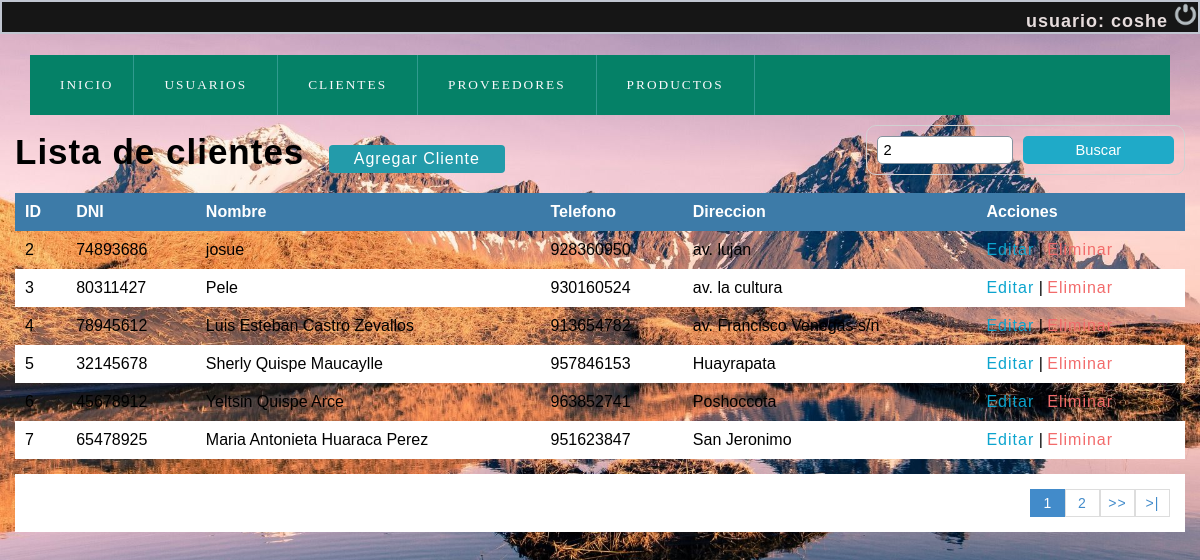
Page /olvidocontraseña/buscar_cliente.php?busqueda=2 (signed in) on the committed database.
### tables this page shows
CREATE TABLE `users` (
  `id` int(11) NOT NULL,
  `first_name` varchar(100) NOT NULL,
  `last_name` varchar(100) NOT NULL,
  `email` varchar(100) NOT NULL,
  `password` varchar(255) NOT NULL,
  `phone` varchar(15) NOT NULL,
  `forgot_pass_identity` varchar(32) NOT NULL,
  `created` datetime NOT NULL,
  `modified` datetime NOT NULL,
  `status` enum('1','0') NOT NULL DEFAULT '1'
);

CREATE TABLE `cliente` (
  `idcliente` int(11) NOT NULL,
  `nit` int(11) DEFAULT NULL,
  `nombre` varchar(80) DEFAULT NULL,
  `telefono` int(11) DEFAULT NULL,
  `direccion` text DEFAULT NULL,
  `dateadd` datetime NOT NULL DEFAULT current_timestamp()
);

### olvidocontraseña/user.php (called while the page is built, shortened)
<?php
class User{
    private $dbHost     = "localhost";
    private $dbUsername = "root";
    private $dbPassword = "12345678";
    private $dbName     = "logtest";
    private $port = 3360;
    private $userTbl    = "users";
    public function __construct(){
        if(!isset($this->db)){
            $conn = new mysqli($this->dbHost, $this->dbUsername, $this->dbPassword, $this->dbName,$this->port);
            if($conn->connect_error){
                die("Failed to connect with MySQL: " . $conn->connect_error);
            }else{
                $this->db = $conn;
            }
        }
    }
    public function getRows($conditions = array()){
        $sql = 'SELECT ';
        $sql .= array_key_exists("select",$conditions)?$conditions['select']:'*';
        $sql .= ' FROM '.$this->userTbl;
        if(array_key_exists("where",$conditions)){
            $sql .= ' WHERE ';
            $i = 0;
            foreach($conditions['where'] as $key => $value){
                $pre = ($i > 0)?' AND ':'';
                $sql .= $pre.$key." = '".$value."'";
                $i++;
            }
        }
        $result = $this->db->query($sql);
        if(array_key_exists("return_type",$conditions) && $conditions['return_type'] != 'all'){
            switch($conditions['return_type']){
                case 'single':
                    $data = $result->fetch_assoc();
                    break;
            }
        }else{
            if($result->num_rows > 0){
                while($row = $result->fetch_assoc()){
                    $data[] = $row;
                }
            }
        }
        return !empty($data)?$data:false;
    }
}

### olvidocontraseña/buscar_cliente.php (the view, shortened to what this page needs)
<?php
	include "conexion.php";
 ?>
<!DOCTYPE html>
<html lang="en">
<head>
	<?php include "scripts.php"; ?>
</head>
<body>
	<?php include "index2.php"; ?>
	<section id="container">
		<?php
			$busqueda = strtolower($_REQUEST['busqueda']);
		 ?>
		<h1>Lista de clientes</h1>
		<a href="registro_cliente.php" class="btn_new">Agregar Cliente</a>
		<form action="buscar_cliente.php" method="get" class="form_search">
			<input type="text" name="busqueda" id="busqueda" placeholder="Buscar" value="<?php echo $busqueda; ?>">
			<input type="submit" value="Buscar" class="btn_search">
		</form>
		<table>
			<tr>
				<th>ID</th>
				<th>DNI</th>
				<th>Nombre</th>
				<th>Telefono</th>
				<th>Direccion</th>
				<th>Acciones</th>
			</tr>
		<?php
			$sql_registe = mysqli_query($conection,"SELECT COUNT(*) as total_registro FROM cliente
																WHERE ( idcliente LIKE '%$busqueda%' OR
																		nit LIKE '%$busqueda%' OR
																		nombre LIKE '%$busqueda%' OR
																		telefono LIKE '%$busqueda%')");
			$result_register = mysqli_fetch_array($sql_registe);
			$total_registro = $result_register['total_registro'];
			$por_pagina = 5;
			if(empty($_GET['pagina']))
			{
				$pagina = 1;
			}else{
				$pagina = $_GET['pagina'];
			}
			$total_paginas = ceil($total_registro / $por_pagina);
			$query = mysqli_query($conection,"SELECT * FROM cliente	WHERE
										( idcliente LIKE '%$busqueda%' OR
											nit LIKE '%$busqueda%' OR
											nombre LIKE '%$busqueda%' OR
											telefono LIKE '%$busqueda%' OR
											direccion  LIKE  '%$busqueda%' )");
			$result = mysqli_num_rows($query);
			if($result > 0){
				while ($data = mysqli_fetch_array($query)) {
			?>
				<tr>
					<td><?php echo $data["idcliente"]; ?></td>
					<td><?php echo $data["nit"]; ?></td>
					<td><?php echo $data["nombre"]; ?></td>
					<td><?php echo $data["telefono"]; ?></td>
					<td><?php echo $data['direccion'] ?></td>
					<td>
						<a class="link_edit" href="editar_cliente.php?id=<?php echo $data["idcliente"]; ?>">Editar</a>
					<?php if($data["idcliente"] != 1){ ?>
						|
						<a class="link_delete" href="eliminar_confirmar_cliente.php?id=<?php echo $data["idcliente"]; ?>">Eliminar</a>
					<?php } ?>
					</td>
				</tr>
		<?php
				}
			}
		 ?>
		</table>
<?php
	if($total_registro != 0)
	{
 ?>
		<div class="paginador">
			<ul>
			<?php
				for ($i=1; $i <= $total_paginas; $i++) {
					if($i == $pagina)
					{
						echo '<li class="pageSelected">'.$i.'</li>';
					}else{
						echo '<li><a href="?pagina='.$i.'&busqueda='.$busqueda.'">'.$i.'</a></li>';
					}
				}
				if($pagina != $total_paginas)
				{
			 ?>
				<li><a href="?pagina=<?php echo $pagina + 1; ?>&busqueda=<?php echo $busqueda; ?>">>></a></li>
				<li><a href="?pagina=<?php echo $total_paginas; ?>&busqueda=<?php echo $busqueda; ?> ">>|</a></li>
			<?php } ?>
			</ul>
		</div>
<?php } ?>
	</section>
</body>
</html>

### olvidocontraseña/index2.php (shortened to what this page needs)
<?php
$sessData = !empty($_SESSION['sessData'])?$_SESSION['sessData']:'';
?>
<!DOCTYPE html>
<html>
<head>
    <link rel="stylesheet" href="css/estilo.css">
</head>
<body>
<div class="caja" id="jo">
        <?php
			if(!empty($sessData['userLoggedIn']) && !empty($sessData['userID'])){
				include 'user.php';
				$user = new User();
				$conditions['where'] = array(
					'id' => $sessData['userID'],
				);
				$conditions['return_type'] = 'single';
				$userData = $user->getRows($conditions);
        ?>
        <h4>usuario: <?php echo $userData['first_name']; ?></h2>
        <a href="cuentausuario.php?logoutSubmit=1"><img class="close" src="IMG/salir.png" alt="Salir del sistema" title="Salir"></a>
        <?php } ?>
	</div>
    <header>
        <nav>
            <ul>
                <li><a href="index2.php"><span class="icon-home"></span>INICIO</a></li>
                <li class="submenu">
                    <a href="#"><span class="icon-library"></span>Usuarios<span class="despegable icon-circle-down"></span></a>
                </li>
                <li class="submenu">
                    <a href="#"><span class="icon-library"></span>Clientes<span class="despegable icon-circle-down"></span></a>
                <li class="submenu">
                    <a href="#"><span class="icon-library"></span>Proveedores<span class="despegable icon-circle-down"></span></a>
               <li class="submenu">
                    <a href="#"><span class="icon-library"></span>Productos<span class="despegable icon-circle-down"></span></a>
                    </ul>
        </nav>
    </header>
</body>
</html>

### olvidocontraseña/css/style.css (style rules this page uses)
* { margin: 0; padding: 0; box-sizing: border-box; }
body { background: #ededed; }
h1, h2, h3, h4, h5, h6 { font-family: 'arial'; font-weight: bold; letter-spacing: 1px; }
h1 { font-size: 26px; }
h4 { font-size: 16px; }
a { text-decoration: none; font-family: arial; letter-spacing: 1px; }
header { position: fixed; width: 100%; }
.close { width: 25px; height: 25px; }
nav ul { background: #058167; list-style: none; display: -webkit-flex; display: -moz-flex; display: -ms-flex; display: -o-flex; display: flex; justify-content: left; align-items: center; }
nav ul > li a { position: relative; }
nav a { color: #FFF; display: block; font-size: 10pt; font-family: 'GothamBook'; padding: 15px 30px; text-transform: uppercase; letter-spacing: 2px; transition: background .5s; border-right: 1px solid #319B8F; }
#container { padding: 90px 15px 15px; }
form { background: #FFF; margin: auto; padding: 20px 50px; border: 1px solid #d1d1d1; }
input,select { display: block; width: 100%; font-size: 11pt; padding: 5px; border: 1px solid #85929e; border-radius: 5px; }
#container h1 { font-size: 35px; display: inline-block; }
.btn_new { display: inline-block; background: #239baa; color: #FFF; padding: 5px 25px; border-radius: 4px; margin: 20px; }
table { border-collapse: collapse; font-size: 12pt; font-family: 'arial'; width: 100%; }
table th { text-align: left; padding: 10px; background: #3d7ba8; color: #FFF; }
table tr:nth-child(odd) { background: #FFF; }
table td { padding: 10px; }
.link_edit { color: #0ca4ce; }
.link_delete { color: #f26b6b; }
.paginador ul { padding: 15px; list-style: none; background: #FFF; margin-top: 15px; display: -webkit-flex; display: -moz-flex; display: -ms-flex; display: -o-flex; display: flex; justify-content: flex-end; }
.paginador a, .pageSelected { color: #428bca; border: 1px solid #ddd; padding: 5px; display: inline-block; font-size: 14px; text-align: center; width: 35px; }
.pageSelected { color: #FFF; background: #428bca; border: 1px solid #428bca; }
.form_search { display: -webkit-flex; display: -moz-flex; display: -ms-flex; display: -o-flex; display: flex; float: right; background: initial; padding: 10px; border-radius: 10px; }
.form_search .btn_search { background: #1faac8; color: #FFF; padding: 0 20px; border: 0; cursor: pointer; margin-left: 10px; }

### olvidocontraseña/css/estilo.css (style rules this page uses)
body { margin: 0; font-family: sans-serif; background-image:url(IMG/fondo.jpg); width: 100%; height:100%vh; background-size: cover; }
header { width: 100%; }
header nav { background: rgb(12, 63, 44); z-index: 1250; max-width: 1250px; width: 95%; margin: 20px auto; }
header nav ul { list-style: none; }
header nav ul li { display: inline-block; position: relative; }
header nav ul li a { color:rgb(250, 249, 252); display: block; text-decoration: none; padding: 20px; }
h4 { text-align: right; color: #e7dddd; font-weight: normal; font-size: 18px; font-family: Arial; text-transform: lowercase; display:inline; font-weight: bold; letter-spacing: 1px; }
div { width: 100%; height: 100%vh; background: #302f2f; }
.caja { font-family: Century Gothic,CenturyGothic,AppleGothic,sans-serif; color: #ffffff; font-size: 18px; font-weight: 400; text-align: right; background: #161616; margin: 0 0 1px; overflow: hidden; padding: 0.000001px; border-radius: 35px 0px 35px 0px; -moz-border-radius: 0px 0px 0px 0px; -webkit-border-radius: 0px 0px 0px 0px; border: 2px solid #c1c6d1; }
.close { width: 25px; height: 25px; }
a { text-decoration: none; font-family: arial; letter-spacing: 1px; }

### rows in the picture
users: first_name "coshe"
cliente: idcliente "2", nit "74893686", nombre "josue", telefono "928360950", direccion "av. lujan"
cliente: idcliente "3", nit "80311427", nombre "Pele", telefono "930160524", direccion "av. la cultura"
cliente: idcliente "4", nit "78945612", nombre "Luis Esteban Castro Zevallos", telefono "913654782", direccion "av. Francisco Venegas s/n"
cliente: idcliente "5", nit "32145678", nombre "Sherly Quispe Maucaylle", telefono "957846153", direccion "Huayrapata"
cliente: idcliente "6", nit "45678912", nombre "Yeltsin Quispe Arce", telefono "963852741", direccion "Poshoccota"
cliente: idcliente "7", nit "65478925", nombre "Maria Antonieta Huaraca Perez", telefono "951623847", direccion "San Jeronimo"
